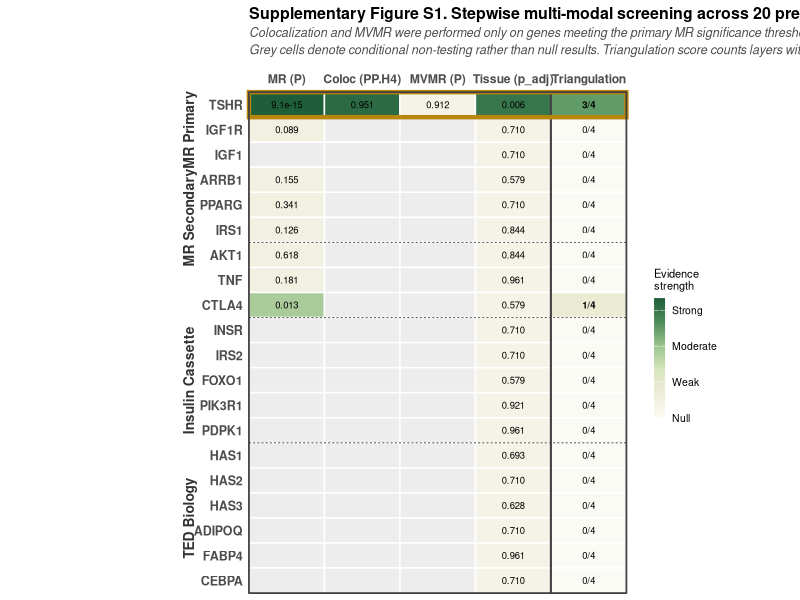
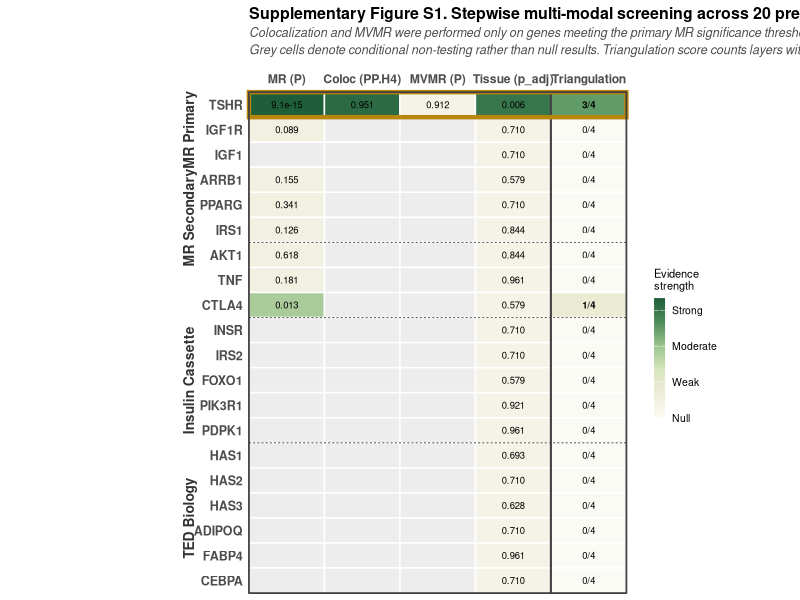
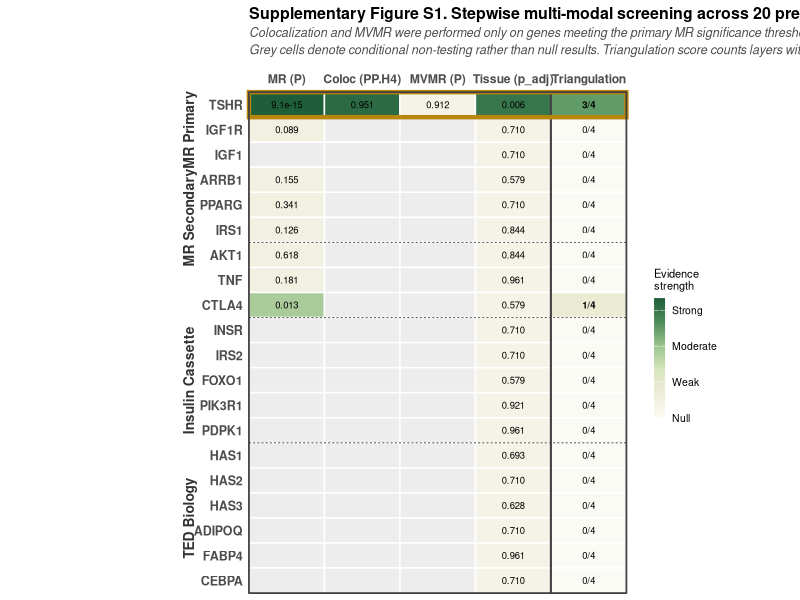

The R source for these figures, in order:
# =============================================================================
# TED-TRAP — Supplementary Figure S1 FINAL (5-fix integrated patch)
# =============================================================================

suppressPackageStartupMessages({
    library(ggplot2)
    library(dplyr)
    library(tidyr)
    library(scales)
    library(grid)
})

setwd("c:/ProjectTEDGWAS")
base_family <- "sans"

# ---- Load ----
mr <- read.csv("TrackA_MR/results/02_mr_main.csv", stringsAsFactors = FALSE)
coloc <- read.csv("TrackA_MR/results/03_coloc_TSHR.csv", stringsAsFactors = FALSE)
mvmr <- read.csv("TrackA_MR/results/04_mvmr_summary.csv", stringsAsFactors = FALSE)
tis <- read.csv("TrackA_MR/results/06b_candidate_deseq2_reanalysis.csv",
    stringsAsFactors = FALSE
)

gene_groups <- tibble::tribble(
    ~gene, ~group, ~group_order, ~gene_order,
    "TSHR", "MR Primary", 1, 1,
    "IGF1R", "MR Primary", 1, 2,
    "IGF1", "MR Primary", 1, 3,
    "ARRB1", "MR Secondary", 2, 4,
    "PPARG", "MR Secondary", 2, 5,
    "IRS1", "MR Secondary", 2, 6,
    "AKT1", "MR Secondary", 2, 7,
    "TNF", "MR Secondary", 2, 8,
    "CTLA4", "MR Secondary", 2, 9,
    "INSR", "Insulin Cassette", 3, 10,
    "IRS2", "Insulin Cassette", 3, 11,
    "FOXO1", "Insulin Cassette", 3, 12,
    "PIK3R1", "Insulin Cassette", 3, 13,
    "PDPK1", "Insulin Cassette", 3, 14,
    "HAS1", "TED Biology", 4, 15,
    "HAS2", "TED Biology", 4, 16,
    "HAS3", "TED Biology", 4, 17,
    "ADIPOQ", "TED Biology", 4, 18,
    "FABP4", "TED Biology", 4, 19,
    "CEBPA", "TED Biology", 4, 20
)

mr_primary <- mr %>%
    filter(
        outcome_role == "Primary",
        method %in% c("Inverse variance weighted", "Wald ratio")
    ) %>%
    transmute(gene, mr_pval = pval)

coloc_val <- coloc %>%
    filter(Outcome == "GD_Primary_BBJ") %>%
    pull(PP_H4)

# PATCH: Extract TSHR MVMR P-value (actual value from results)
mvmr_tshr_p <- mvmr %>%
    filter(Exposure == "TSHR") %>%
    pull(P_adjusted)
cat("TSHR MVMR P_adjusted =", mvmr_tshr_p, "\n")

# PATCH: Triangulation score re-computed — MVMR null does NOT count
mat <- gene_groups %>%
    left_join(mr_primary, by = "gene") %>%
    left_join(tis %>% transmute(gene, tis_padj = padj_candidate_raw), by = "gene") %>%
    mutate(
        coloc_PPH4 = ifelse(gene == "TSHR", coloc_val, NA_real_),
        mvmr_pval = ifelse(gene == "TSHR", mvmr_tshr_p, NA_real_),
        ev_mr = ifelse(!is.na(mr_pval) & mr_pval < 0.05, 1, 0),
        ev_coloc = ifelse(!is.na(coloc_PPH4) & coloc_PPH4 > 0.8, 1, 0),
        # PATCH: MVMR significance criterion — P < 0.05 (null TSHR fails this)
        ev_mvmr = ifelse(!is.na(mvmr_pval) & mvmr_pval < 0.05, 1, 0),
        ev_tis = ifelse(!is.na(tis_padj) & tis_padj < 0.05, 1, 0),
        triang_score = ev_mr + ev_coloc + ev_mvmr + ev_tis
    )

cat("\n=== Triangulation scores ===\n")
print(mat %>% select(gene, mr_pval, coloc_PPH4, mvmr_pval, tis_padj, triang_score))
cat("TSHR score:", mat$triang_score[mat$gene == "TSHR"], "/ 4\n")

# ---- Long format ----
long <- mat %>%
    transmute(
        gene, group, gene_order,
        # PATCH: Column keys now include metric label
        `MR (P)` = case_when(
            is.na(mr_pval) ~ NA_real_,
            mr_pval < 1e-10 ~ 1.0,
            mr_pval < 0.001 ~ 0.85,
            mr_pval < 0.05 ~ 0.55,
            TRUE ~ 0.15
        ),
        `Coloc (PP.H4)` = case_when(
            is.na(coloc_PPH4) ~ NA_real_,
            coloc_PPH4 > 0.9 ~ 0.95,
            coloc_PPH4 > 0.8 ~ 0.75,
            TRUE ~ 0.3
        ),
        # PATCH: MVMR now scored on P-value, not flag
        `MVMR (P)` = case_when(
            is.na(mvmr_pval) ~ NA_real_,
            mvmr_pval < 0.001 ~ 0.85,
            mvmr_pval < 0.05 ~ 0.55,
            TRUE ~ 0.1 # PATCH: null → pale yellow
        ),
        `Tissue (p_adj)` = case_when(
            is.na(tis_padj) ~ NA_real_,
            tis_padj < 0.01 ~ 0.9,
            tis_padj < 0.05 ~ 0.6,
            tis_padj < 0.1 ~ 0.3,
            TRUE ~ 0.1
        ),
        # PATCH: column renamed from Conv. to Triangulation
        `Triangulation` = triang_score / 4
    ) %>%
    pivot_longer(
        cols = c(
            `MR (P)`, `Coloc (PP.H4)`, `MVMR (P)`,
            `Tissue (p_adj)`, `Triangulation`
        ),
        names_to = "evidence", values_to = "score"
    ) %>%
    mutate(evidence = factor(evidence,
        levels = c(
            "MR (P)", "Coloc (PP.H4)",
            "MVMR (P)", "Tissue (p_adj)",
            "Triangulation"
        )
    ))

# ---- Labels ----
long <- long %>%
    left_join(mat %>% select(gene, mr_pval, coloc_PPH4, mvmr_pval, tis_padj, triang_score),
        by = "gene"
    ) %>%
    mutate(label = case_when(
        evidence == "MR (P)" & !is.na(mr_pval) & mr_pval < 0.001 ~ formatC(mr_pval, format = "e", digits = 1),
        evidence == "MR (P)" & !is.na(mr_pval) ~ sprintf("%.3f", mr_pval),
        evidence == "Coloc (PP.H4)" & !is.na(coloc_PPH4) ~ sprintf("%.3f", coloc_PPH4),
        # PATCH: MVMR now shows actual P-value
        evidence == "MVMR (P)" & !is.na(mvmr_pval) & mvmr_pval < 0.001 ~ formatC(mvmr_pval, format = "e", digits = 1),
        evidence == "MVMR (P)" & !is.na(mvmr_pval) ~ sprintf("%.3f", mvmr_pval),
        evidence == "Tissue (p_adj)" & !is.na(tis_padj) & tis_padj < 0.001 ~ formatC(tis_padj, format = "e", digits = 1),
        evidence == "Tissue (p_adj)" & !is.na(tis_padj) ~ sprintf("%.3f", tis_padj),
        evidence == "Triangulation" ~ paste0(triang_score, "/4"),
        TRUE ~ ""
    ))

long$gene <- factor(long$gene, levels = rev(gene_groups$gene))
long$face <- case_when(
    long$evidence == "Triangulation" & long$triang_score >= 1 ~ "bold",
    TRUE ~ "plain"
)

# ---- Subtitle ----
subtitle_text <- paste0(
    "Colocalization and MVMR were performed only on genes meeting the primary MR significance threshold (P < 0.05).\n",
    "Grey cells denote conditional non-testing rather than null results. Triangulation score counts layers with nominal significance."
)

# =============================================================================
# Build plot
# =============================================================================
suppS1 <- ggplot(long, aes(x = evidence, y = gene, fill = score)) +
    geom_tile(color = "white", linewidth = 0.5) +
    geom_text(aes(label = label, fontface = face), size = 2.4) +
    geom_vline(xintercept = 4.5, linewidth = 0.7, color = "grey25") +
    geom_hline(
        yintercept = c(6.5, 11.5, 14.5), linewidth = 0.35,
        color = "grey35", linetype = "22"
    ) +
    # TSHR gold border (on top)
    annotate("rect",
        xmin = 0.5, xmax = 5.5, ymin = 19.5, ymax = 20.5,
        fill = NA, color = "#B8860B", linewidth = 1.5
    ) +
    scale_fill_gradientn(
        colors = c("#FBFBF5", "#EFECD9", "#D9E6BF", "#9BC48F", "#4E8D5C", "#1E5F3A"),
        values = scales::rescale(c(0, 0.2, 0.4, 0.6, 0.8, 1.0)),
        limits = c(0, 1),
        na.value = "#EDEDED",
        name = "Evidence\nstrength",
        breaks = c(0, 0.3, 0.6, 0.9),
        labels = c("Null", "Weak", "Moderate", "Strong"),
        guide = guide_colorbar(
            barwidth = 0.55, barheight = 6,
            title.theme = element_text(size = 8),
            label.theme = element_text(size = 7.5)
        )
    ) +
    scale_x_discrete(position = "top", expand = c(0, 0)) +
    scale_y_discrete(expand = c(0, 0)) +
    labs(
        x = NULL, y = NULL,
        title = "Supplementary Figure S1. Stepwise multi-modal screening across 20 pre-specified candidate genes",
        subtitle = subtitle_text
    ) +
    theme_minimal(base_size = 10, base_family = base_family) +
    theme(
        plot.title = element_text(face = "bold", size = 11.5, margin = margin(b = 3)),
        plot.subtitle = element_text(
            size = 9, face = "italic", color = "grey30",
            margin = margin(b = 10), lineheight = 1.15
        ),
        # PATCH: column header — slightly smaller to fit "Coloc (PP.H4)" etc.
        axis.text.x.top = element_text(face = "bold", size = 8.8, margin = margin(b = 4)),
        axis.text.y = element_text(face = "bold", size = 9),
        panel.grid = element_blank(),
        panel.border = element_rect(fill = NA, color = "grey25", linewidth = 0.6),
        legend.position = "right",
        legend.margin = margin(l = 10),
        # PATCH: larger left margin to fit group brackets fully
        plot.margin = margin(5, 60, 5, 140)
    )

# PATCH: Group brackets — pulled closer to 0.1 to avoid truncation
suppS1 <- suppS1 +
    annotation_custom(
        grob = grid::textGrob("MR Primary",
            rot = 90,
            gp = grid::gpar(fontsize = 10, fontface = "bold", col = "grey20")
        ),
        xmin = -0.3, xmax = -0.3, ymin = 19, ymax = 19
    ) +
    annotation_custom(
        grob = grid::textGrob("MR Secondary",
            rot = 90,
            gp = grid::gpar(fontsize = 10, fontface = "bold", col = "grey20")
        ),
        xmin = -0.3, xmax = -0.3, ymin = 15.5, ymax = 15.5
    ) +
    annotation_custom(
        grob = grid::textGrob("Insulin Cassette",
            rot = 90,
            gp = grid::gpar(fontsize = 10, fontface = "bold", col = "grey20")
        ),
        xmin = -0.3, xmax = -0.3, ymin = 9, ymax = 9
    ) +
    annotation_custom(
        grob = grid::textGrob("TED Biology",
            rot = 90,
            gp = grid::gpar(fontsize = 10, fontface = "bold", col = "grey20")
        ),
        xmin = -0.3, xmax = -0.3, ymin = 3.5, ymax = 3.5
    ) +
    coord_cartesian(clip = "off")

# =============================================================================
# Save
# =============================================================================
ggsave("TrackA_MR/figures/FigureS1_stepwise_screening.pdf", suppS1,
    width = 12, height = 11, device = cairo_pdf, bg = "white"
)
ggsave("TrackA_MR/figures/FigureS1_stepwise_screening.png", suppS1,
    width = 12, height = 11, dpi = 600, bg = "white"
)
ggsave("TrackA_MR/figures/FigureS1_stepwise_screening.tiff", suppS1,
    width = 12, height = 11, dpi = 600, compression = "lzw", bg = "white"
)

cat("\n✅ Supp S1 FINAL integrated patch saved\n")
cat("   Changes applied:\n")
cat("   1. Conv. → Triangulation\n")
cat("   2. Column headers now include metric name (P / PP.H4 / P / p_adj)\n")
cat("   3. TSHR MVMR: 'Confirmed' → actual P = ", sprintf("%.3f", mvmr_tshr_p), "\n")
cat("   4. TSHR Triangulation: 4/4 → ", mat$triang_score[mat$gene == "TSHR"], "/4 (honest)\n")
cat("   5. Group bracket position fixed (margin expanded)\n")
